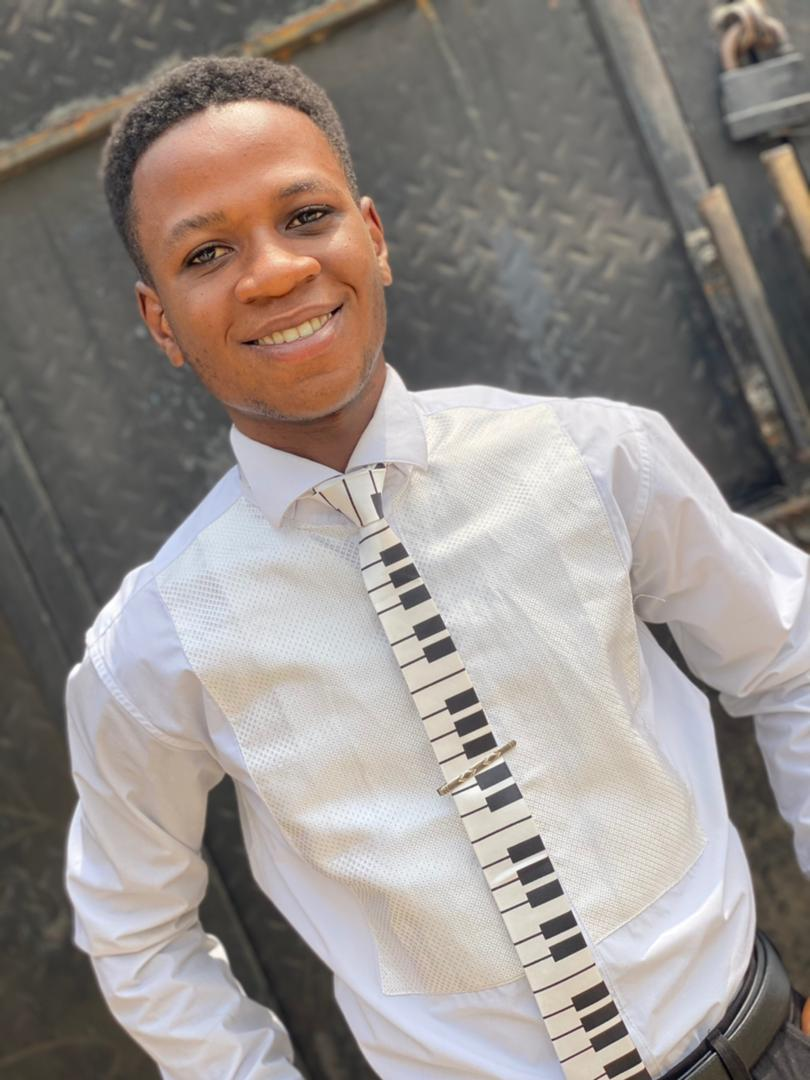
#> input picture images/akin.jpg, 810 x 1080 px, found by its file name
$ python 20_masking.py
#> lines starting #> are read from the running program, lines starting #| are printed output that depends on the picture; after the words box and inside, x2 and y2 are one past the last pixel; in counts of white or black regions, pixels touching at a corner belong together
'''
Masking helps to focus on the part of image we want. For instance, Face only in face recognition
'''
import cv2
import numpy as np

img = cv2.imread("images/akin.jpg")
#> img is the input picture: shape (1080, 810, 3); mean B, G, R 137.4, 141.6, 148.9
cv2.imshow("Image", img)

blank = np.zeros(img.shape[:2], dtype="uint8")

# mask = cv2.circle(blank, (264,230), 185, 255, -1)
mask = cv2.rectangle(blank,(50,50), (413,400), (255,255,255),-1)
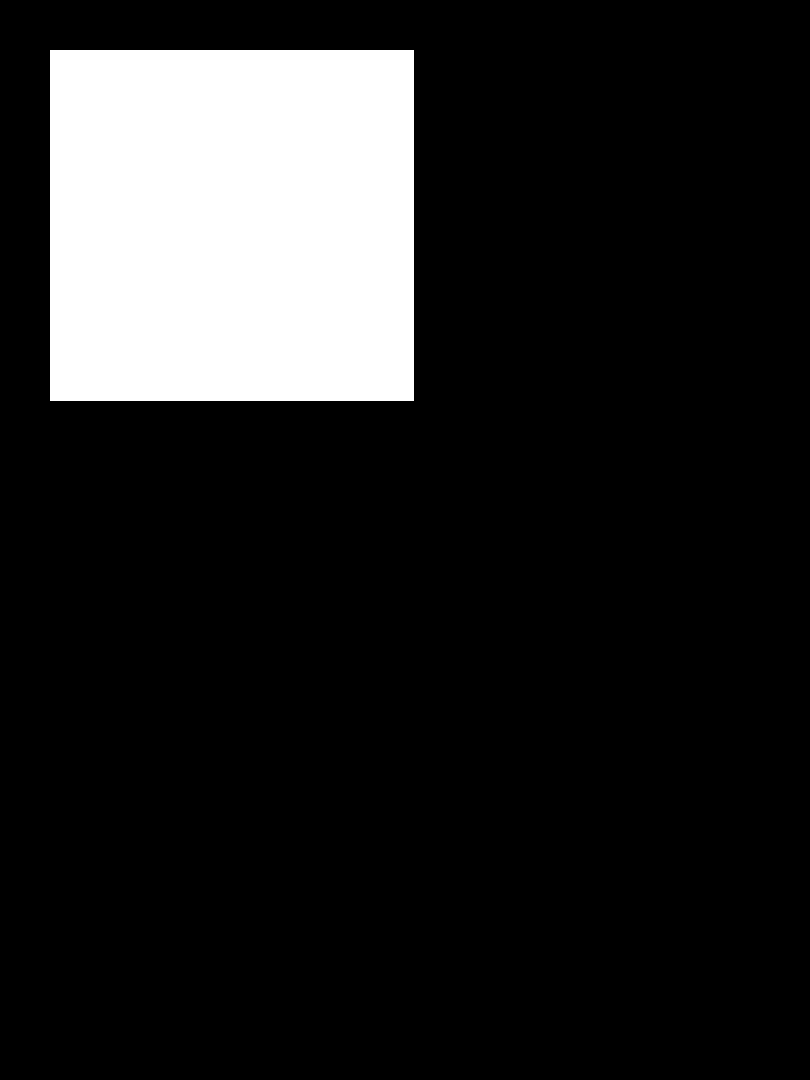
#> blank: shape (1080, 810); 14.6% white; 1 white region, box (x1, y1, x2, y2) and area: (50, 50, 414, 401) 127764

masked_img = cv2.bitwise_and(img, img, mask=mask)
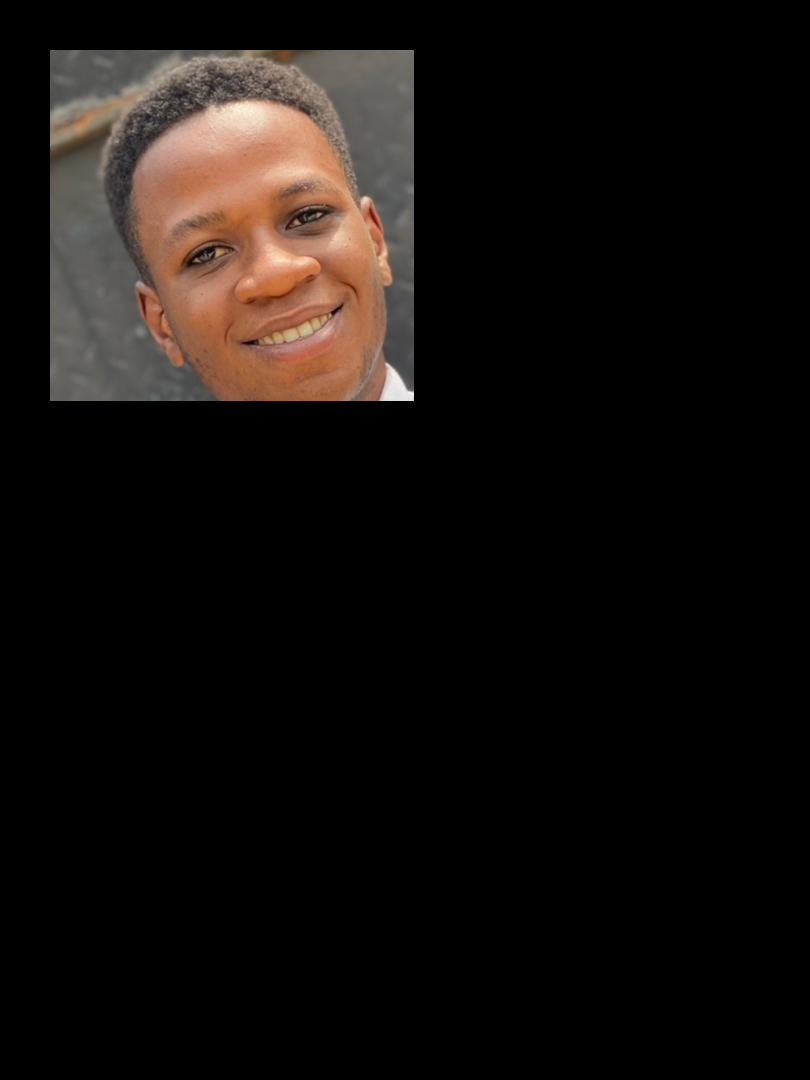
#> masked_img: shape (1080, 810, 3); mean B, G, R 13.4, 15.9, 20.3
cv2.imshow("Masked", masked_img)


cv2.waitKey(0)

$ run again, with images/abis.jpg copied over images/akin.jpg
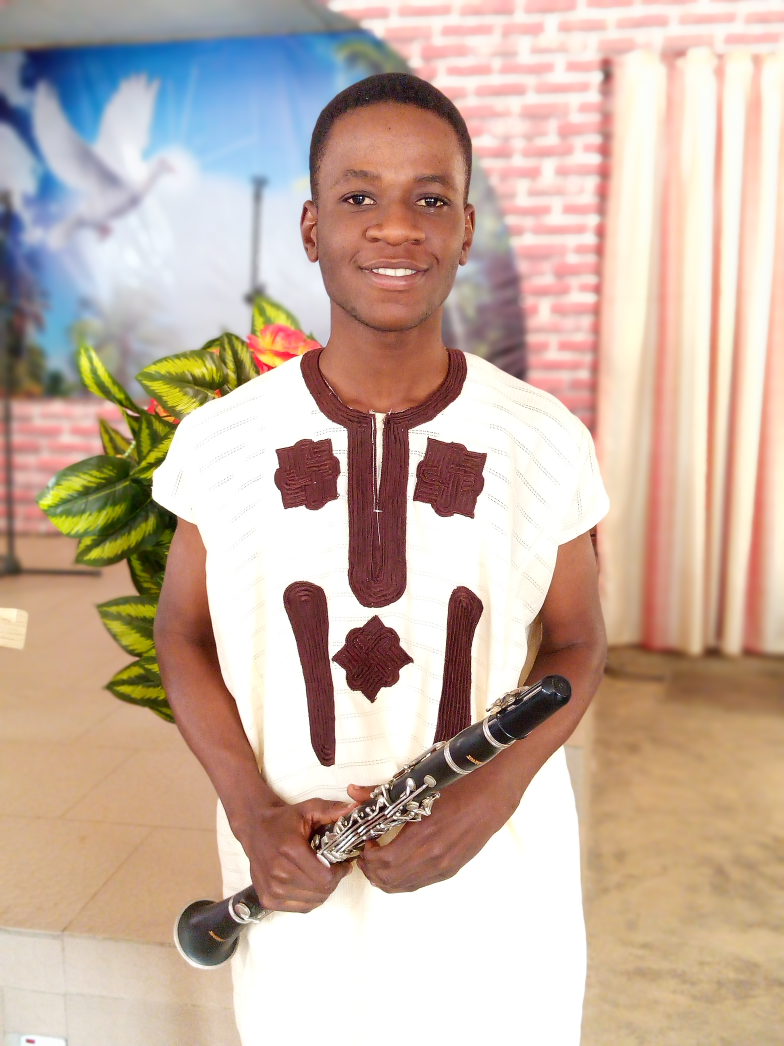
#> input picture images/abis.jpg, 2352 x 3136 px, found by its file name (shown at 1/3 size)
#> img is the input picture: shape (3136, 2352, 3); mean B, G, R 163.5, 177.8, 200
#> `mask = cv2.rectangle(blank,(50,50), (413,400), (255,255,255),-1)`:
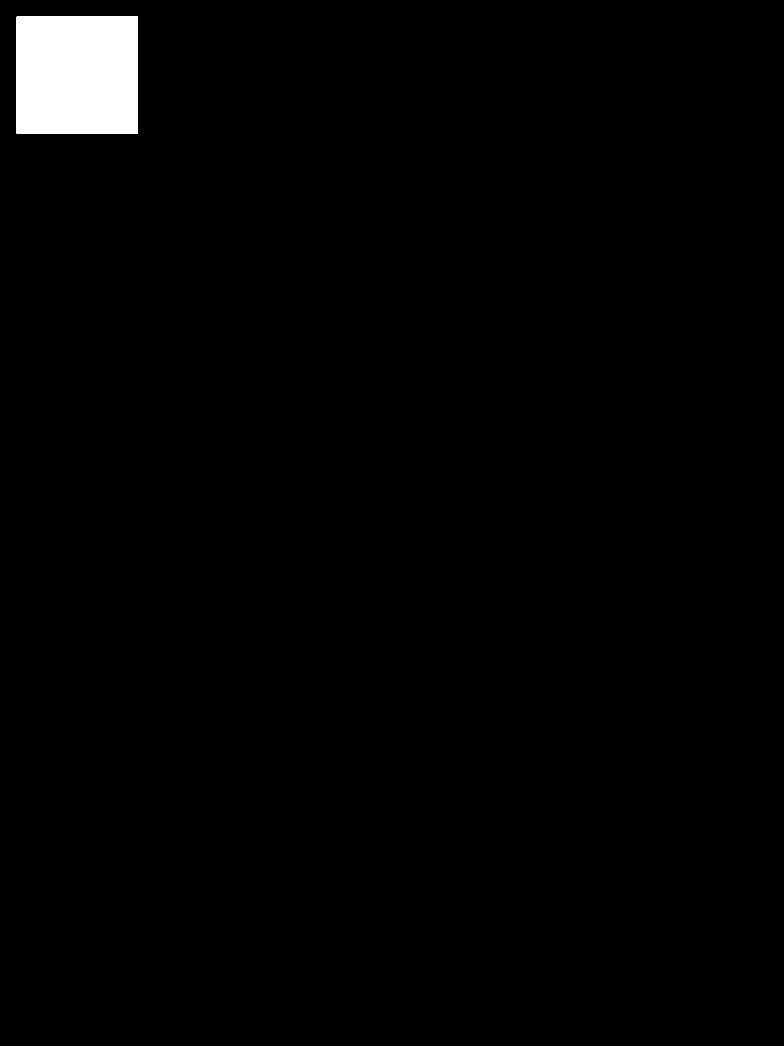
#> blank: shape (3136, 2352) (shown at 1/3 size); 1.7% white; 1 white region, box (x1, y1, x2, y2) and area: (50, 50, 414, 401) 127764
